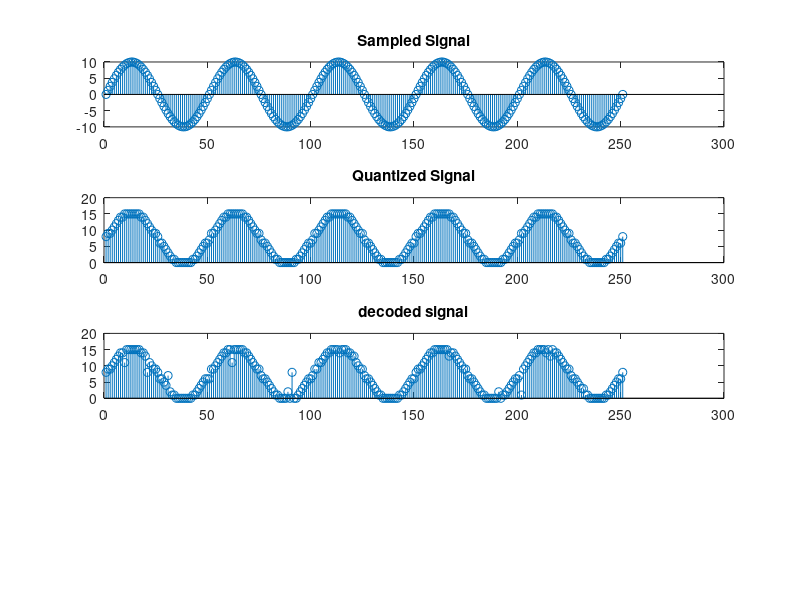

MATLAB code to generate this figure: (Note: this script raises an error after producing the figure.)
% % TRANSMITTER SIDE
% % Sampling
f=50;
vm=10;
t=0:(1/(50*f)):(5/f);
x=vm*sin(2*pi*f*t);
figure;subplot(4,1,1);stem(x);
title("Sampled Signal")

% % Quantization
xq=[];
L=16;
del=(2*vm)/L;
for j=1:length(x)
for i=1:L
    if (x(j)>=-vm+(del*(i-1)) & x(j)<=-vm+(del*(i)))
       xq(j)=i-1;
    end
end
end
subplot(4,1,2);stem(xq);
title("Quantized Signal")

% % Encoding
d=de2bi(xq);

d1=[];
for i=1:size(d,1)
d1=[d1 d(i,:)];
end

for j=1:length(d1)
    if d1(j)==1
       tr(j)=0.707;
    else
       tr(j)=-0.707;
    end
end        

% % Channel
SNR=10;
ch=awgn(tr,SNR);

% % Receiver side
s=[];
for j=1:length(ch)
    if ch(j)>=0
        s(j)=1;
    else
        s(j)=0;
    end
end

n=1;
for j=1:4:length(s)
    r1(n,:)=s(j:j+3);
    n=n+1;
end

r2=bi2de(r1);
subplot(4,1,3);stem(r2);
title("decoded signal")

xcap=conv(r2,h);
subplot(4,1,4);stem(xcap);
title("Filtered Signal")

figure;plot(x);
subplot(3,1,2)
plot(ch)
title("Channel")
subplot(3,1,1)
plot(d)
title("Digital Signal")
subplot(3,1,3)
hold on
plot(xcap);
title("Output")
